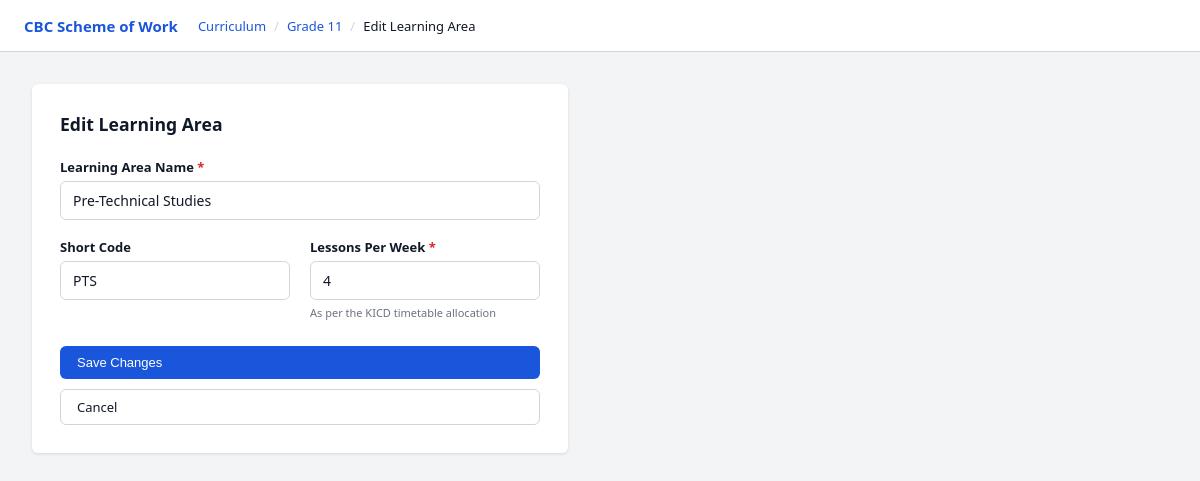
The page /edit_learning_area.php?id=1 on the database its author committed.
### tables this page shows
CREATE TABLE `learning_areas` (
  `id` int(10) UNSIGNED NOT NULL,
  `grade_id` tinyint(3) UNSIGNED NOT NULL,
  `name` varchar(255) NOT NULL,
  `short_code` varchar(20) DEFAULT NULL,
  `lessons_per_week` tinyint(3) UNSIGNED NOT NULL DEFAULT 5,
  `created_at` timestamp NOT NULL DEFAULT current_timestamp()
);

### edit_learning_area.php (the view, shortened to what this page needs)
<?php
$pdo     = getDB();
$id      = isset($_GET['id'])       ? (int)$_GET['id']       : 0;
$gradeId = isset($_GET['grade_id']) ? (int)$_GET['grade_id'] : 0;
$stmt = $pdo->prepare('SELECT * FROM learning_areas WHERE id = :id');
$stmt->execute([':id' => $id]);
$la = $stmt->fetch();
$gradeId = $gradeId ?: (int)$la['grade_id'];
function e(string $v): string { return htmlspecialchars($v, ENT_QUOTES, 'UTF-8'); }
?>
<!DOCTYPE html>
<html lang="en">
<head>
<link rel="stylesheet" href="style.css">
</head>
<body>
<div class="app-shell">
  <nav class="top-nav">
    <span class="nav-brand">CBC Scheme of Work</span>
    <ol class="breadcrumb">
      <li><a href="curriculum.php">Curriculum</a></li>
      <li><a href="curriculum.php?grade_id=<?= $gradeId ?>">Grade <?= $gradeId ?></a></li>
      <li class="active">Edit Learning Area</li>
    </ol>
  </nav>
  <div style="padding:32px;max-width:600px">
    <div class="panel">
      <h2 class="panel-title">Edit Learning Area</h2>
      <form method="post" class="la-form" novalidate>
        <div class="la-form-row full">
          <label for="la_name">Learning Area Name <span class="req">*</span></label>
          <input type="text" id="la_name" name="name"
                 value="<?= e($la['name']) ?>" required autocomplete="off">
        </div>
        <div class="la-form-row half">
          <label for="la_code">Short Code</label>
          <input type="text" id="la_code" name="short_code" maxlength="20"
                 placeholder="e.g. MATH, ENG"
                 value="<?= e($la['short_code'] ?? '') ?>">
        </div>
        <div class="la-form-row half">
          <label for="la_lpw">Lessons Per Week <span class="req">*</span></label>
          <input type="number" id="la_lpw" name="lessons_per_week" min="1" max="30"
                 value="<?= (int)$la['lessons_per_week'] ?>" required>
          <small>As per the KICD timetable allocation</small>
        </div>
        <div class="la-form-row full" style="display:flex;gap:10px;margin-top:8px">
          <button type="submit" class="btn btn-primary btn-lg">Save Changes</button>
          <a href="curriculum.php?grade_id=<?= $gradeId ?>" class="btn btn-outline btn-lg">Cancel</a>
        </div>
      </form>
    </div>
  </div>
</div>
</body>
</html>

### style.css (style rules this page uses)
*, *::before, *::after { box-sizing: border-box; margin: 0; padding: 0; }
:root { --primary: #1a56db; --primary-dk: #1646b8; --danger: #e02424; --edit: #0e9f6e; --bg: #f3f4f6; --surface: #ffffff; --border: #d1d5db; --text: #111827; --muted: #6b7280; --flash-bg: #ecfdf5; --flash-bdr: #34d399; --err-bg: #fef2f2; --err-bdr: #f87171; --radius: 6px; --shadow: 0 1px 3px rgba(0,0,0,.12); --sidebar-w: 240px; --nav-h: 52px; }
body { font-family: 'Segoe UI', system-ui, sans-serif; font-size: 14px; background: var(--bg); color: var(--text); min-height: 100vh; }
.top-nav { height: var(--nav-h); background: var(--surface); border-bottom: 1px solid var(--border); display: flex; align-items: center; padding: 0 24px; gap: 20px; position: sticky; top: 0; z-index: 10; }
.nav-brand { font-weight: 700; color: var(--primary); font-size: 15px; white-space: nowrap; }
.breadcrumb { display: flex; list-style: none; gap: 0; font-size: 13px; color: var(--muted); }
.breadcrumb li + li::before { content: '/'; margin: 0 8px; color: var(--border); }
.breadcrumb a { color: var(--primary); text-decoration: none; }
.breadcrumb .active { color: var(--text); font-weight: 500; }
.app-shell { min-height: 100vh; display: flex; flex-direction: column; }
.panel { background: var(--surface); border-radius: var(--radius); box-shadow: var(--shadow); padding: 28px; max-width: 820px; }
.panel-title { font-size: 1.1rem; font-weight: 700; margin-bottom: 22px; color: var(--text); }
.la-form { display: grid; grid-template-columns: 1fr 1fr; gap: 18px 20px; }
.la-form-row { display: flex; flex-direction: column; gap: 5px; }
.la-form-row.full { grid-column: 1 / -1; }
.la-form-row.half { grid-column: span 1; }
.la-form-row label { font-size: 13px; font-weight: 600; }
.la-form-row input { padding: 9px 12px; border: 1px solid var(--border); border-radius: var(--radius); font-size: 14px; font-family: inherit; color: var(--text); background: var(--surface); outline: none; transition: border-color .15s, box-shadow .15s; }
.la-form-row small { color: var(--muted); font-size: 11px; }
.btn-lg { padding: 10px 24px; font-size: 14px; }
.btn { display: inline-flex; align-items: center; gap: 5px; padding: 8px 16px; border-radius: var(--radius); font-size: 13px; font-weight: 500; cursor: pointer; border: 1px solid transparent; text-decoration: none; transition: background .15s, border-color .15s, color .15s; white-space: nowrap; background: var(--border); color: var(--text); }
.btn-primary { background: var(--primary); color: #fff; }
.btn-outline { background: transparent; border-color: var(--border); }
.req { color: var(--danger); }

### rows shown on the page
learning_areas: grade "11", name "Pre-Technical Studies", short_code "PTS", lessons_per_week "4"
